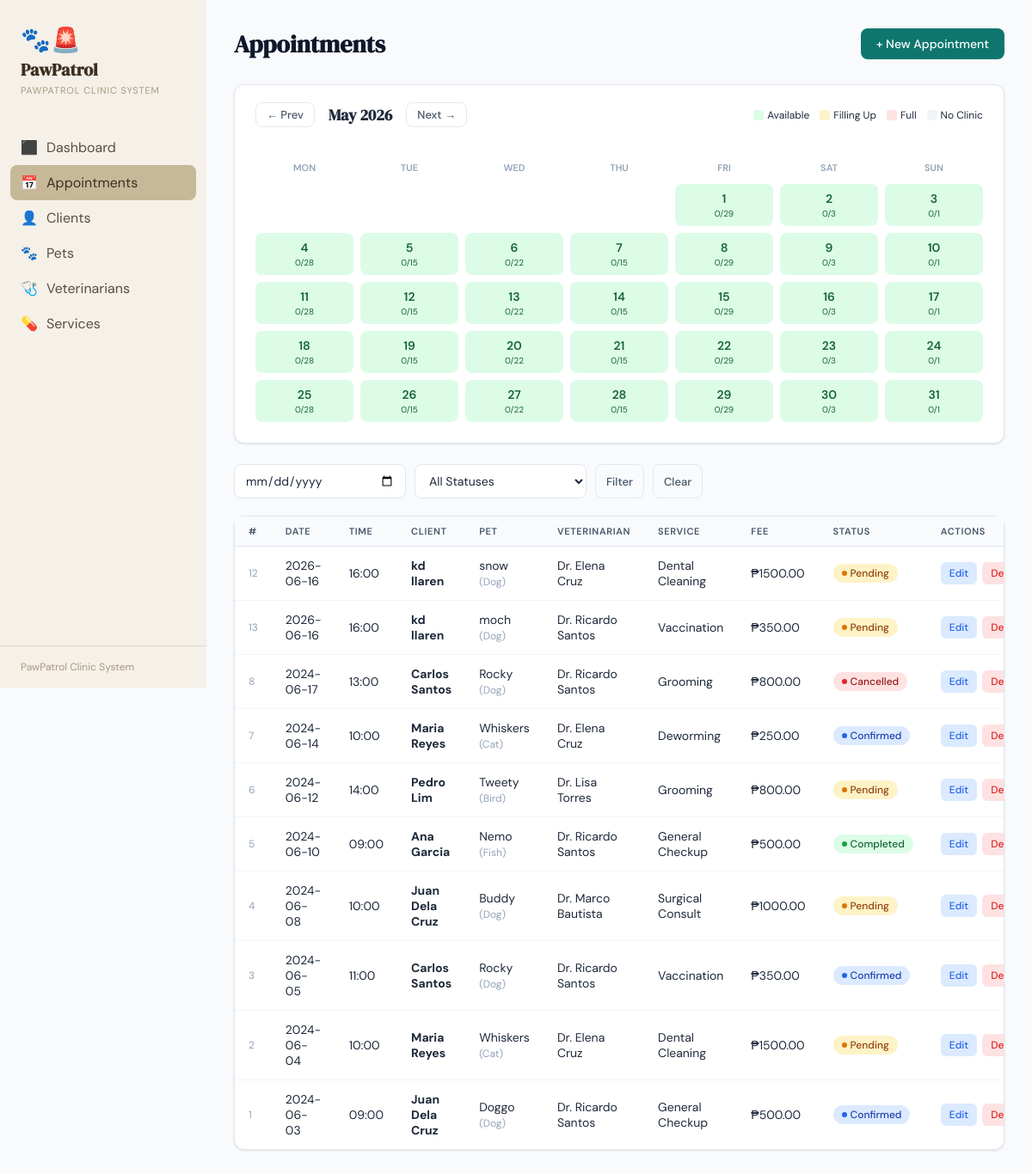
Page /appointments?month=2026-05 on the committed database.
### tables this page shows
CREATE TABLE APPOINTMENT (
            appointment_id   INTEGER PRIMARY KEY AUTOINCREMENT,
            client_id        INTEGER NOT NULL,
            pet_id           INTEGER NOT NULL,
            vet_id           INTEGER NOT NULL,
            service_id       INTEGER NOT NULL,
            appointment_date TEXT NOT NULL,
            appointment_time TEXT NOT NULL,
            status           TEXT DEFAULT 'Pending',
            notes            TEXT,
            created_at       TEXT DEFAULT (datetime('now')),
            FOREIGN KEY (client_id)  REFERENCES CLIENT(client_id),
            FOREIGN KEY (pet_id)     REFERENCES PET(pet_id),
            FOREIGN KEY (vet_id)     REFERENCES VETERINARIAN(vet_id),
            FOREIGN KEY (service_id) REFERENCES SERVICE(service_id),
            UNIQUE (vet_id, appointment_date, appointment_time)
        );

CREATE TABLE PET (
            pet_id    INTEGER PRIMARY KEY AUTOINCREMENT,
            client_id INTEGER NOT NULL,
            pet_name  TEXT NOT NULL,
            species   TEXT NOT NULL,
            breed     TEXT,
            age       INTEGER,
            weight_kg REAL,
            FOREIGN KEY (client_id) REFERENCES CLIENT(client_id) ON DELETE CASCADE
        );

CREATE TABLE SERVICE (
            service_id       INTEGER PRIMARY KEY AUTOINCREMENT,
            service_name     TEXT NOT NULL,
            description      TEXT,
            duration_minutes INTEGER NOT NULL,
            price            REAL NOT NULL
        );

### app.py (the view)
@app.route("/appointments")
def appointments():
    db = get_db()
    status_filter = request.args.get("status", "")
    date_filter   = request.args.get("date", "")
    month_str     = request.args.get("month", date.today().strftime("%Y-%m"))
    from calendar import monthrange
    year, month = map(int, month_str.split("-"))
    days_in_month = monthrange(year, month)[1]
    appt_counts = {}
    rows = db.execute("""
        SELECT appointment_date, COUNT(*) as cnt
        FROM APPOINTMENT
        WHERE strftime('%Y-%m', appointment_date) = ?
        AND vet_id NOT IN (5, 9)
        GROUP BY appointment_date
    """, (month_str,)).fetchall()
    for r in rows:
        appt_counts[r["appointment_date"]] = r["cnt"]
    day_map = {"MON":0,"TUE":1,"WED":2,"THU":3,"FRI":4,"SAT":5,"SUN":6}
    import calendar
    vet_schedules = db.execute("""
        SELECT vs.day_of_week, vs.vet_id, vs.start_time, vs.end_time
        FROM VET_SCHEDULE vs
        WHERE vs.vet_id NOT IN (5, 9)
    """).fetchall()
    def calc_slots(start, end):
        from datetime import datetime
        fmt = "%H:%M"
        s = datetime.strptime(start, fmt)
        e = datetime.strptime(end, fmt)
        mins = (e - s).seconds // 60
        working_mins = max(0, mins - 60)
        return max(0, working_mins // 60)
    vets_per_dow = {}
    for s in vet_schedules:
        dow = s["day_of_week"]
        slots = calc_slots(s["start_time"], s["end_time"])
        vets_per_dow[dow] = vets_per_dow.get(dow, 0) + slots
    for dow in ["SAT","SUN"]:
        if vets_per_dow.get(dow, 0) == 0:
            vets_per_dow[dow] = 1
    cal_days = []
    for day in range(1, days_in_month + 1):
        d = date(year, month, day)
        dow = ["MON","TUE","WED","THU","FRI","SAT","SUN"][d.weekday()]
        date_str = d.isoformat()
        booked = appt_counts.get(date_str, 0)
        total_slots = vets_per_dow.get(dow, 0)
        if total_slots == 0:
            status = "none"
        elif booked >= total_slots:
            status = "full"
        elif booked >= total_slots * 0.5:
            status = "filling"
        else:
            status = "available"
        cal_days.append({
            "day": day,
            "date": date_str,
            "booked": booked,
            "total": total_slots,
            "status": status,
            "dow": dow
        })
    first_dow = date(year, month, 1).weekday()  # 0=Mon
    q = """
        SELECT a.appointment_id, a.appointment_date, a.appointment_time,
               c.first_name||' '||c.last_name AS client_name,
               p.pet_name, p.species,
               v.first_name||' '||v.last_name AS vet_name,
               s.service_name, s.price, a.status, a.notes
        FROM APPOINTMENT a
        JOIN CLIENT c ON a.client_id=c.client_id
        JOIN PET p ON a.pet_id=p.pet_id
        JOIN VETERINARIAN v ON a.vet_id=v.vet_id
        JOIN SERVICE s ON a.service_id=s.service_id
        WHERE 1=1
    """
    params = []
    if status_filter:
        q += " AND a.status=?"; params.append(status_filter)
    if date_filter:
        q += " AND a.appointment_date=?"; params.append(date_filter)
    q += " ORDER BY a.appointment_date DESC, a.appointment_time"
    rows = db.execute(q, params).fetchall()
    return render_template("appointments.html", appointments=rows,
                           status_filter=status_filter, date_filter=date_filter,
                           cal_days=cal_days, month_str=month_str,
                           first_dow=first_dow,
                           month_label=date(year, month, 1).strftime("%B %Y"))

### app.py (called while the page is built)
def get_db():
    conn = sqlite3.connect(DB)
    conn.row_factory = sqlite3.Row
    conn.execute("PRAGMA foreign_keys = ON")
    return conn

@app.template_filter('prev_month')
def prev_month_filter(month_str):
    year, month = map(int, month_str.split("-"))
    month -= 1
    if month == 0:
        month = 12
        year -= 1
    return f"{year}-{month:02d}"

@app.template_filter('next_month')
def next_month_filter(month_str):
    year, month = map(int, month_str.split("-"))
    month += 1
    if month == 13:
        month = 1
        year += 1
    return f"{year}-{month:02d}"

### templates/appointments.html (shortened to what this page needs)
{% extends "base.html" %}
{% block content %}
<div class="page-header-row">
  <h2>Appointments</h2>
  <a href="{{ url_for('new_appointment') }}" class="btn btn-primary">+ New Appointment</a>
</div>
<div class="card" style="margin-bottom:24px">
  <div class="card-header" style="padding:20px 24px">
    <div style="display:flex;align-items:center;gap:16px">
      <a href="{{ url_for('appointments', month=(month_str | prev_month)) }}" class="btn btn-ghost btn-sm">← Prev</a>
      <h3 style="font-size:18px;font-family:'DM Serif Display',serif">{{ month_label }}</h3>
      <a href="{{ url_for('appointments', month=(month_str | next_month)) }}" class="btn btn-ghost btn-sm">Next →</a>
    </div>
    <div style="display:flex;gap:12px;font-size:12px;align-items:center">
      <span style="display:flex;align-items:center;gap:4px"><span style="width:12px;height:12px;border-radius:3px;background:#dcfce7;display:inline-block"></span> Available</span>
      <span style="display:flex;align-items:center;gap:4px"><span style="width:12px;height:12px;border-radius:3px;background:#fef3c7;display:inline-block"></span> Filling Up</span>
      <span style="display:flex;align-items:center;gap:4px"><span style="width:12px;height:12px;border-radius:3px;background:#fee2e2;display:inline-block"></span> Full</span>
      <span style="display:flex;align-items:center;gap:4px"><span style="width:12px;height:12px;border-radius:3px;background:#f1f5f9;display:inline-block"></span> No Clinic</span>
    </div>
  </div>
  <div style="padding:16px 24px 24px">
    <div style="display:grid;grid-template-columns:repeat(7,1fr);gap:8px;margin-bottom:8px">
      {% for d in ['Mon','Tue','Wed','Thu','Fri','Sat','Sun'] %}
      <div style="text-align:center;font-size:11px;font-weight:600;color:var(--gray-400);text-transform:uppercase;padding:4px">{{ d }}</div>
      {% endfor %}
    </div>
    <div style="display:grid;grid-template-columns:repeat(7,1fr);gap:8px">
      {% for i in range(first_dow) %}
      <div></div>
      {% endfor %}
      {% for d in cal_days %}
        {% if d.status == 'available' %}
          {% set bg = '#dcfce7' %}{% set col = '#166534' %}
        {% elif d.status == 'filling' %}
          {% set bg = '#fef3c7' %}{% set col = '#92400e' %}
        {% elif d.status == 'full' %}
          {% set bg = '#fee2e2' %}{% set col = '#991b1b' %}
        {% else %}
          {% set bg = '#f1f5f9' %}{% set col = '#94a3b8' %}
        {% endif %}
        <a href="{{ url_for('appointments', date=d.date, month=month_str) }}"
           style="background:{{ bg }};color:{{ col }};border-radius:8px;padding:8px 6px;text-align:center;text-decoration:none;display:block;
           {% if date_filter == d.date %}outline:2px solid {{ col }};{% endif %}">
          <div style="font-size:14px;font-weight:600">{{ d.day }}</div>
          {% if d.status != 'none' %}
          <div style="font-size:10px;margin-top:2px">{{ d.booked }}/{{ d.total }}</div>
          {% else %}
          <div style="font-size:10px;margin-top:2px">—</div>
          {% endif %}
        </a>
      {% endfor %}
    </div>
  </div>
</div>
<form method="GET" class="filter-bar">
  <input type="date" name="date" value="{{ date_filter }}" placeholder="Filter by date">
  <select name="status">
    <option value="">All Statuses</option>
  </select>
  <button type="submit" class="btn btn-ghost btn-sm">Filter</button>
  <a href="{{ url_for('appointments', month=month_str) }}" class="btn btn-ghost btn-sm">Clear</a>
</form>
<div class="card">
  <div class="table-wrap">
    <table>
      <thead><tr>
        <th>#</th><th>Date</th><th>Time</th><th>Client</th><th>Pet</th>
        <th>Veterinarian</th><th>Service</th><th>Fee</th><th>Status</th><th>Actions</th>
      </tr></thead>
      <tbody>
      {% for a in appointments %}
      <tr>
        <td style="color:var(--gray-400);font-size:12px">{{ a.appointment_id }}</td>
        <td>{{ a.appointment_date }}</td>
        <td>{{ a.appointment_time }}</td>
        <td><b>{{ a.client_name }}</b></td>
        <td>{{ a.pet_name }} <span style="color:var(--gray-400);font-size:12px">({{ a.species }})</span></td>
        <td>Dr. {{ a.vet_name }}</td>
        <td>{{ a.service_name }}</td>
        <td>₱{{ "%.2f"|format(a.price) }}</td>
        <td><span class="badge {{ a.status|lower }}">{{ a.status }}</span></td>
        <td>
          <div class="actions">
            <a href="{{ url_for('edit_appointment', id=a.appointment_id) }}" class="action-btn action-edit">Edit</a>
            <button class="action-btn action-del" onclick="confirmDelete({{ a.appointment_id }})">Delete</button>
          </div>
        </td>
      </tr>
      {% else %}
      <tr><td colspan="10" style="text-align:center;color:var(--gray-400);padding:40px">No appointments found.</td></tr>
      {% endfor %}
      </tbody>
    </table>
  </div>
</div>
{% endblock %}

### templates/base.html (style rules this page uses)
:root { --teal: #0f766e; --teal-l: #14b8a6; --teal-xl: #ccfbf1; --amber: #d97706; --amber-l: #fef3c7; --red: #dc2626; --red-l: #fee2e2; --green: #16a34a; --green-l: #dcfce7; --blue: #2563eb; --blue-l: #dbeafe; --gray-50: #f8fafc; --gray-100:#f1f5f9; --gray-200:#e2e8f0; --gray-400:#94a3b8; --gray-600:#475569; --gray-800:#1e293b; --gray-900:#0f172a; --white: #ffffff; --shadow: 0 1px 3px rgba(0,0,0,.08), 0 1px 2px rgba(0,0,0,.04); --shadow-md: 0 4px 6px -1px rgba(0,0,0,.07), 0 2px 4px -2px rgba(0,0,0,.04); --radius: 12px; }
*,*::before,*::after { box-sizing:border-box;margin:0;padding:0 }
body { font-family:'DM Sans',sans-serif;background:var(--gray-50);color:var(--gray-800);min-height:100vh;display:flex }
.page-header-row { display:flex;align-items:center;justify-content:space-between;margin-bottom:28px }
.page-header-row h2 { font-family:'DM Serif Display',serif;font-size:28px;color:var(--gray-900) }
.card { background:var(--white);border-radius:var(--radius);box-shadow:var(--shadow);border:1px solid var(--gray-200);overflow:visible }
.card-header { padding:20px 24px 0;display:flex;align-items:center;justify-content:space-between }
.card-header h3 { font-size:15px;font-weight:600;color:var(--gray-800) }
.table-wrap { overflow-x:auto }
table { width:100%;border-collapse:collapse }
th { text-align:left;font-size:11px;font-weight:600;text-transform:uppercase;letter-spacing:.06em;color:var(--gray-600);padding:10px 16px;background:var(--gray-50);border-bottom:1px solid var(--gray-200) }
td { padding:13px 16px;border-bottom:1px solid var(--gray-100);font-size:14px;vertical-align:middle }
tr:last-child td { border-bottom:none }
.badge { display:inline-flex;align-items:center;gap:4px;padding:3px 10px;border-radius:999px;font-size:12px;font-weight:500 }
.badge::before { content:'';width:6px;height:6px;border-radius:50% }
.badge.pending { background:var(--amber-l);color:#92400e }
.badge.pending::before { background:var(--amber) }
.badge.confirmed { background:var(--blue-l);color:#1e40af }
.badge.confirmed::before { background:var(--blue) }
.badge.completed { background:var(--green-l);color:#166534 }
.badge.completed::before { background:var(--green) }
.badge.cancelled { background:var(--red-l);color:#991b1b }
.badge.cancelled::before { background:var(--red) }
.btn { display:inline-flex;align-items:center;gap:6px;padding:9px 18px;border-radius:8px;font-size:14px;font-weight:500;cursor:pointer;border:none;text-decoration:none;transition:all .15s;font-family:'DM Sans',sans-serif }
.btn-primary { background:var(--teal);color:var(--white) }
.btn-ghost { background:transparent;color:var(--gray-600);border:1px solid var(--gray-200) }
.btn-sm { padding:5px 12px;font-size:13px }
input,select,textarea { padding:9px 12px;border:1px solid var(--gray-200);border-radius:8px;font-size:14px;font-family:'DM Sans',sans-serif;color:var(--gray-800);background:var(--white);transition:border .15s;width:100% }
.filter-bar { display:flex;gap:10px;margin-bottom:20px;flex-wrap:wrap }
.filter-bar input,.filter-bar select { width:auto;flex:1;min-width:140px;max-width:200px }
.actions { display:flex;gap:6px }
.action-btn { padding:5px 10px;border-radius:6px;font-size:12px;font-weight:500;cursor:pointer;border:none;text-decoration:none;transition:all .15s;font-family:'DM Sans',sans-serif }
.action-edit { background:var(--blue-l);color:var(--blue) }
.action-del { background:var(--red-l);color:var(--red) }

### rows in the picture
APPOINTMENT: appointment_id "12", appointment_date "2026-06-16", appointment_time "16:00", client_name "kd llaren", pet_name "snow", species "Dog", vet_name "Elena Cruz", service_name "Dental Cleaning", status "Pending"
SERVICE: price "1500.00"
APPOINTMENT: appointment_id "13", appointment_date "2026-06-16", appointment_time "16:00", client_name "kd llaren", pet_name "moch", species "Dog", vet_name "Ricardo Santos", service_name "Vaccination", status "Pending"
SERVICE: price "350.00"
APPOINTMENT: appointment_id "8", appointment_date "2024-06-17", appointment_time "13:00", client_name "Carlos Santos", pet_name "Rocky", species "Dog", vet_name "Ricardo Santos", service_name "Grooming", status "Cancelled"
SERVICE: price "800.00"
APPOINTMENT: appointment_id "7", appointment_date "2024-06-14", appointment_time "10:00", client_name "Maria Reyes", pet_name "Whiskers", species "Cat", vet_name "Elena Cruz", service_name "Deworming", status "Confirmed"
SERVICE: price "250.00"
APPOINTMENT: appointment_id "6", appointment_date "2024-06-12", appointment_time "14:00", client_name "Pedro Lim", pet_name "Tweety", species "Bird", vet_name "Lisa Torres", service_name "Grooming", status "Pending"
APPOINTMENT: appointment_id "5", appointment_date "2024-06-10", appointment_time "09:00", client_name "Ana Garcia", pet_name "Nemo", species "Fish", vet_name "Ricardo Santos", service_name "General Checkup", status "Completed"
SERVICE: price "500.00"
APPOINTMENT: appointment_id "4", appointment_date "2024-06-08", appointment_time "10:00", client_name "Juan Dela Cruz", pet_name "Buddy", species "Dog", vet_name "Marco Bautista", service_name "Surgical Consult", status "Pending"
SERVICE: price "1000.00"
APPOINTMENT: appointment_id "3", appointment_date "2024-06-05", appointment_time "11:00", client_name "Carlos Santos", pet_name "Rocky", species "Dog", vet_name "Ricardo Santos", service_name "Vaccination", status "Confirmed"
APPOINTMENT: appointment_id "2", appointment_date "2024-06-04", appointment_time "10:00", client_name "Maria Reyes", pet_name "Whiskers", species "Cat", vet_name "Elena Cruz", service_name "Dental Cleaning", status "Pending"
APPOINTMENT: appointment_id "1", appointment_date "2024-06-03", appointment_time "09:00", client_name "Juan Dela Cruz", pet_name "Doggo", species "Dog", vet_name "Ricardo Santos", service_name "General Checkup", status "Confirmed"

### other values in the picture
{{ month_label }} "May 2026"
{{ d }} "MON" "TUE" "WED" "THU" "FRI" "SAT" "SUN"
{{ d.day }} "1" "2" "3" "4" "5" "6" "7" "8" "9" "10" "11" "12" "13" "14" "15" "16" "17" "18" "19" "20" "21" "22" "23" "24" "25" "26" "27" "28" "29" "30" "31"
{{ d.booked }} "0" "0" "0" "0" "0" "0" "0" "0" "0" "0" "0" "0" "0" "0" "0" "0" "0" "0" "0" "0" "0" "0" "0" "0" "0" "0" "0" "0" "0" "0" "0"
{{ d.total }} "29" "3" "1" "28" "15" "22" "15" "29" "3" "1" "28" "15" "22" "15" "29" "3" "1" "28" "15" "22" "15" "29" "3" "1" "28" "15" "22" "15" "29" "3" "1"
